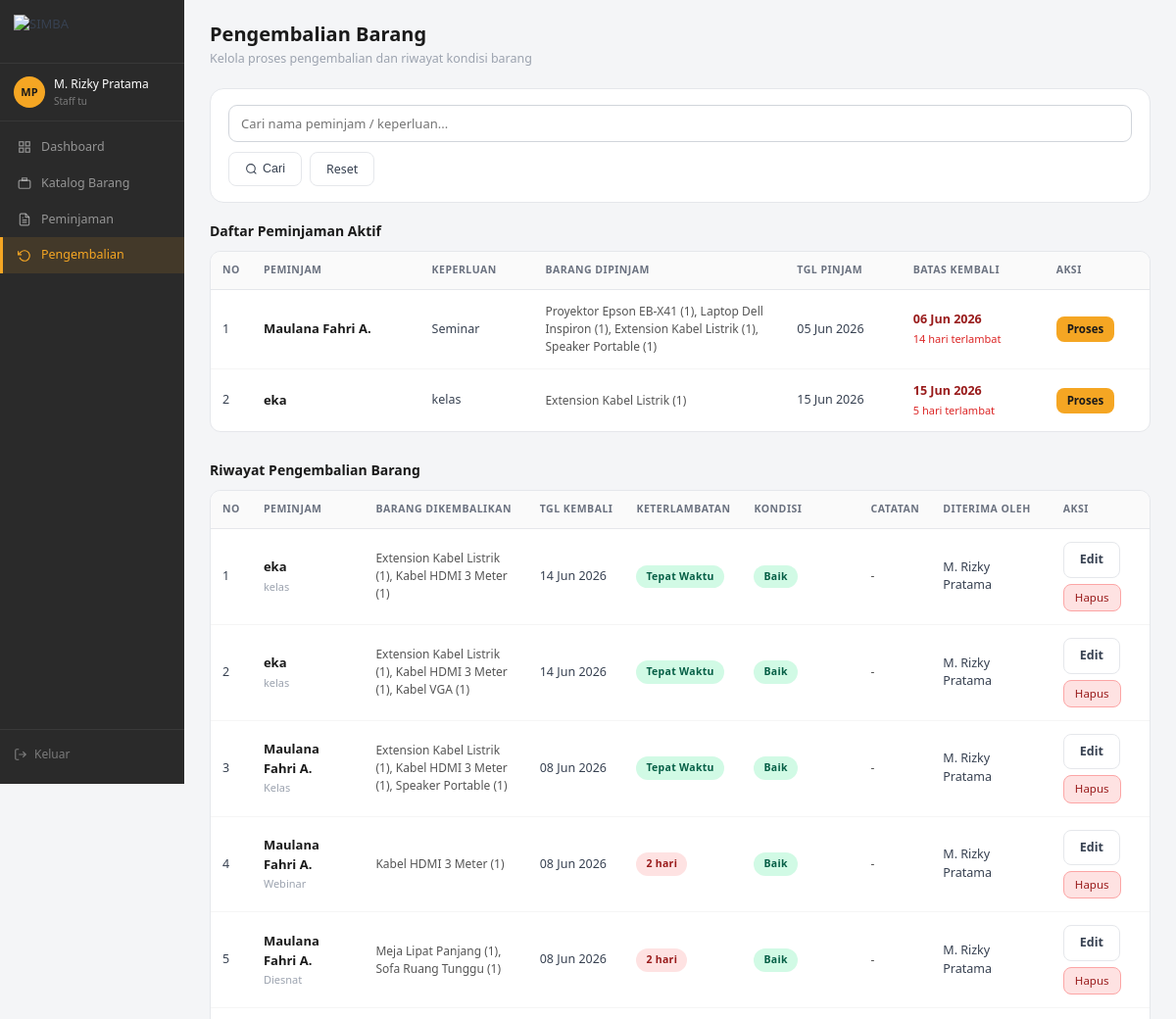
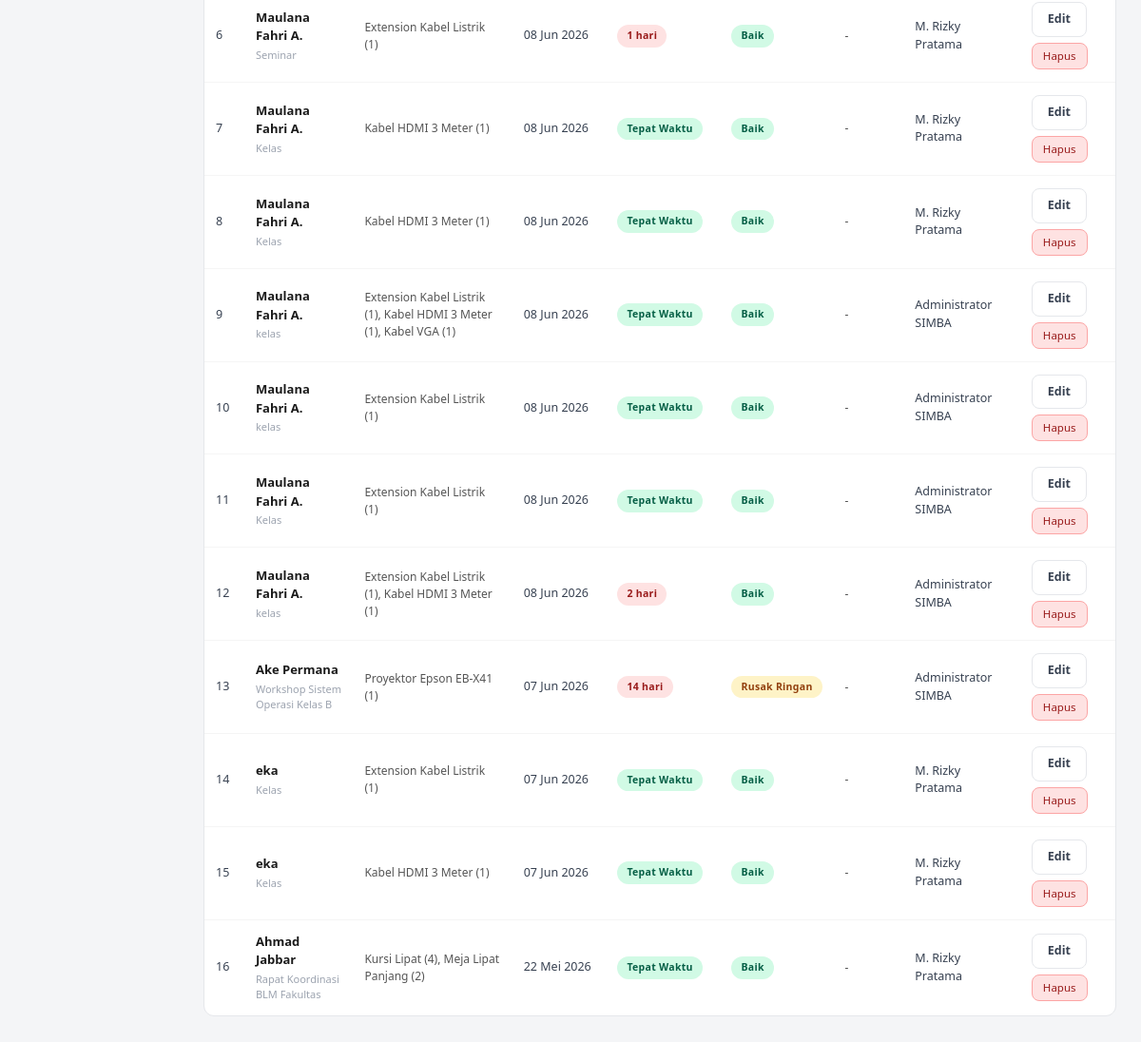
/pages/pengembalian/index.php (signed in), run on the app's committed database (2 pictures, top to bottom).
### tables this page shows
CREATE TABLE IF NOT EXISTS `pengajuan_peminjaman` (
  `id` int NOT NULL AUTO_INCREMENT,
  `id_peminjam` int NOT NULL,
  `keperluan` text NOT NULL,
  `tanggal_pinjam` date NOT NULL,
  `tanggal_kembali` date NOT NULL,
  `status` enum('menunggu','diverifikasi','disetujui','ditolak','aktif','selesai','dibatalkan') DEFAULT 'menunggu',
  `diverifikasi_oleh` int DEFAULT NULL,
  `disetujui_oleh` int DEFAULT NULL,
  `catatan_tolak` text,
  `dibuat_pada` timestamp NOT NULL DEFAULT CURRENT_TIMESTAMP,
  `diperbarui_pada` timestamp NOT NULL DEFAULT CURRENT_TIMESTAMP ON UPDATE CURRENT_TIMESTAMP,
  `file_surat` varchar(255) DEFAULT NULL COMMENT 'Untuk event himpunan/peminjaman alat berat',
  PRIMARY KEY (`id`),
  KEY `id_peminjam` (`id_peminjam`),
  KEY `diverifikasi_oleh` (`diverifikasi_oleh`),
  KEY `disetujui_oleh` (`disetujui_oleh`),
  CONSTRAINT `pengajuan_peminjaman_ibfk_1` FOREIGN KEY (`id_peminjam`) REFERENCES `users` (`id`),
  CONSTRAINT `pengajuan_peminjaman_ibfk_2` FOREIGN KEY (`diverifikasi_oleh`) REFERENCES `users` (`id`),
  CONSTRAINT `pengajuan_peminjaman_ibfk_3` FOREIGN KEY (`disetujui_oleh`) REFERENCES `users` (`id`)
);

CREATE TABLE IF NOT EXISTS `users` (
  `id` int NOT NULL AUTO_INCREMENT,
  `nama_pengguna` varchar(50) NOT NULL,
  `kata_sandi` varchar(255) NOT NULL,
  `nama_lengkap` varchar(100) NOT NULL,
  `email` varchar(100) NOT NULL,
  `peran` enum('admin','staff_tu','peminjam') NOT NULL,
  `aktif` tinyint(1) NOT NULL DEFAULT '1',
  `dibuat_pada` timestamp NOT NULL DEFAULT CURRENT_TIMESTAMP,
  PRIMARY KEY (`id`),
  UNIQUE KEY `nama_pengguna` (`nama_pengguna`),
  UNIQUE KEY `email` (`email`)
);

CREATE TABLE IF NOT EXISTS `pengembalian` (
  `id` int NOT NULL AUTO_INCREMENT,
  `id_peminjaman` int NOT NULL,
  `diterima_oleh` int NOT NULL,
  `tanggal_kembali` date NOT NULL,
  `hari_terlambat` int DEFAULT '0',
  `kondisi_kembali` enum('baik','rusak_ringan','rusak_berat') NOT NULL,
  `catatan_kerusakan` text,
  `dibuat_pada` timestamp NOT NULL DEFAULT CURRENT_TIMESTAMP,
  PRIMARY KEY (`id`),
  UNIQUE KEY `id_peminjaman` (`id_peminjaman`),
  KEY `diterima_oleh` (`diterima_oleh`),
  CONSTRAINT `pengembalian_ibfk_1` FOREIGN KEY (`id_peminjaman`) REFERENCES `pengajuan_peminjaman` (`id`),
  CONSTRAINT `pengembalian_ibfk_2` FOREIGN KEY (`diterima_oleh`) REFERENCES `users` (`id`)
);

### includes/auth_check.php (called while the page is built, shortened)
<?php
if (!function_exists('app_base_path')) {
    function app_base_path(): string {
        $script = str_replace('\\', '/', $_SERVER['SCRIPT_NAME'] ?? '');
        $pos = strpos($script, '/pages/');
        if ($pos !== false) {
            return rtrim(substr($script, 0, $pos), '/');
        }
        return rtrim(dirname($script), '/\\');
    }
}
if (!function_exists('app_url')) {
    function app_url(string $path = ''): string {
        $base = app_base_path();
        return $base . '/' . ltrim($path, '/');
    }
}

### includes/functions.php (called while the page is built, shortened)
<?php
function sanitasi(string $input): string {
    return htmlspecialchars(strip_tags(trim($input)));
}
function fmt_tgl(string $tgl): string {
    $bulan = ['', 'Jan', 'Feb', 'Mar', 'Apr', 'Mei', 'Jun',
              'Jul', 'Agu', 'Sep', 'Okt', 'Nov', 'Des'];
    [$y, $m, $d] = explode('-', $tgl);
    return "$d {$bulan[(int)$m]} $y";
}

### pages/pengembalian/index.php (the view, shortened to what this page needs)
<?php
require_once __DIR__ . '/../../config/koneksi.php';
require_once __DIR__ . '/../../includes/auth_check.php';
require_once __DIR__ . '/../../includes/functions.php';
$cari   = sanitasi($_GET['cari'] ?? '');
$where_aktif  = ['p.status = ?'];
$params_aktif = ['aktif'];
$types_aktif  = 's';
$where_aktif_sql = implode(' AND ', $where_aktif);
$sql_aktif = "SELECT p.id AS id_peminjaman, u.nama_lengkap AS nama_peminjam,
              p.keperluan, p.tanggal_pinjam, p.tanggal_kembali AS batas_kembali,
              GROUP_CONCAT(CONCAT(b.nama, ' (', dp.jumlah, ')') SEPARATOR ', ') AS detail_barang,
              DATEDIFF(CURDATE(), p.tanggal_kembali) AS hari_terlambat
              FROM pengajuan_peminjaman p
              JOIN users u ON p.id_peminjam = u.id
              JOIN detail_peminjaman dp ON dp.id_peminjaman = p.id
              JOIN barang b ON dp.id_barang = b.id
              WHERE $where_aktif_sql
              GROUP BY p.id
              ORDER BY p.tanggal_kembali ASC";
$stmt_aktif = $conn->prepare($sql_aktif);
$stmt_aktif->bind_param($types_aktif, ...$params_aktif);
$stmt_aktif->execute();
$rows_aktif = $stmt_aktif->get_result()->fetch_all(MYSQLI_ASSOC);
$where_r  = ['1=1'];
$where_r_sql = implode(' AND ', $where_r);
$sql_riwayat = "SELECT kr.id, u_peminjam.nama_lengkap AS nama_peminjam,
                u_petugas.nama_lengkap AS nama_petugas,
                kr.tanggal_kembali, kr.hari_terlambat, kr.kondisi_kembali, kr.catatan_kerusakan,
                p.keperluan,
                GROUP_CONCAT(CONCAT(b.nama, ' (', dp.jumlah, ')') SEPARATOR ', ') AS detail_barang
                FROM pengembalian kr
                JOIN pengajuan_peminjaman p ON kr.id_peminjaman = p.id
                JOIN users u_peminjam ON p.id_peminjam = u_peminjam.id
                JOIN users u_petugas ON kr.diterima_oleh = u_petugas.id
                JOIN detail_peminjaman dp ON dp.id_peminjaman = p.id
                JOIN barang b ON dp.id_barang = b.id
                WHERE $where_r_sql
                GROUP BY kr.id
                ORDER BY kr.tanggal_kembali DESC";
$stmt_r = $conn->prepare($sql_riwayat);
$stmt_r->execute();
$rows_riwayat = $stmt_r->get_result()->fetch_all(MYSQLI_ASSOC);
?>
<!DOCTYPE html>
<html lang="id">
<head>
    <link rel="stylesheet" href="<?= app_url('assets/css/style.css') ?>">
</head>
<body>
<div class="app-wrapper">
    <?php include __DIR__ . '/../../includes/sidebar.php'; ?>
    <main class="main-content">
        <div class="page-header">
            <div>
                <h2>Pengembalian Barang</h2>
                <p>Kelola proses pengembalian dan riwayat kondisi barang</p>
            </div>
        </div>
        <div class="filter-card">
            <form method="GET">
                <div class="filter-row">
                    <input type="text" name="cari" class="form-input" style="flex:1; min-width:200px"
                           placeholder="Cari nama peminjam / keperluan..."
                           value="<?= sanitasi($cari) ?>">
                </div>
                <div class="filter-actions">
                    <button type="submit" class="btn btn-outline">
                        <svg width="13" height="13" fill="none" stroke="currentColor" stroke-width="2" viewBox="0 0 24 24">
                            <circle cx="11" cy="11" r="8"/><line x1="21" y1="21" x2="16.65" y2="16.65"/>
                        </svg>
                        Cari
                    </button>
                    <a href="index.php" class="btn btn-outline">Reset</a>
                </div>
            </form>
        </div>
        <h3 style="font-size:14px; font-weight:700; color:#1a1a1a; margin:0 0 10px 0">Daftar Peminjaman Aktif</h3>
        <div class="card" style="padding:0; overflow:hidden; margin-bottom:28px">
            <div class="table-wrapper">
                <table class="table-modern">
                    <thead>
                        <tr>
                            <th style="width:40px">NO</th>
                            <th>PEMINJAM</th>
                            <th>KEPERLUAN</th>
                            <th>BARANG DIPINJAM</th>
                            <th>TGL PINJAM</th>
                            <th>BATAS KEMBALI</th>
                            <th>AKSI</th>
                        </tr>
                    </thead>
                    <tbody>
                    <?php if (empty($rows_aktif)): ?>
                        <tr>
                            <td colspan="7">
                                <div class="empty-state">
                                    <svg width="40" height="40" fill="none" stroke="currentColor" stroke-width="1.5" viewBox="0 0 24 24">
                                        <path d="M9 5H7a2 2 0 00-2 2v12a2 2 0 002 2h10a2 2 0 002-2V7a2 2 0 00-2-2h-2"/>
                                        <rect x="9" y="3" width="6" height="4" rx="1"/>
                                    </svg>
                                    <p>Tidak ada peminjaman aktif saat ini</p>
                                </div>
                            </td>
                        </tr>
                    <?php else: ?>
                        <?php foreach ($rows_aktif as $i => $row):
                            $terlambat = (int)$row['hari_terlambat'] > 0;
                        ?>
                        <tr>
                            <td><?= $i + 1 ?></td>
                            <td>
                                <div class="nama-peminjam"><?= sanitasi($row['nama_peminjam']) ?></div>
                            </td>
                            <td><?= sanitasi($row['keperluan']) ?></td>
                            <td style="max-width:200px; font-size:12px; color:#555"><?= sanitasi($row['detail_barang']) ?></td>
                            <td><?= fmt_tgl($row['tanggal_pinjam']) ?></td>
                            <td>
                                <span style="<?= $terlambat ? 'color:#991b1b;font-weight:600' : '' ?>">
                                    <?= fmt_tgl($row['batas_kembali']) ?>
                                </span>
                                <?php if ($terlambat): ?>
                                <div style="font-size:11px; color:#dc2626; margin-top:2px">
                                    <?= (int)$row['hari_terlambat'] ?> hari terlambat
                                </div>
                                <?php endif; ?>
                            </td>
                            <td>
                                <a href="form_pengembalian.php?id=<?= $row['id_peminjaman'] ?>" class="btn btn-primary btn-sm">
                                    Proses
                                </a>
                            </td>
                        </tr>
                        <?php endforeach; ?>
                    <?php endif; ?>
                    </tbody>
                </table>
            </div>
        </div>
        <h3 style="font-size:14px; font-weight:700; color:#1a1a1a; margin:0 0 10px 0">Riwayat Pengembalian Barang</h3>
        <div class="card" style="padding:0; overflow:hidden">
            <div class="table-wrapper">
                <table class="table-modern">
                    <thead>
                        <tr>
                            <th style="width:40px">NO</th>
                            <th>PEMINJAM</th>
                            <th>BARANG DIKEMBALIKAN</th>
                            <th>TGL KEMBALI</th>
                            <th>KETERLAMBATAN</th>
                            <th>KONDISI</th>
                            <th>CATATAN</th>
                            <th>DITERIMA OLEH</th>
                            <th>AKSI</th>
                        </tr>
                    </thead>
                    <tbody>
                    <?php if (empty($rows_riwayat)): ?>
                        <tr>
                            <td colspan="9">
                                <div class="empty-state">
                                    <svg width="40" height="40" fill="none" stroke="currentColor" stroke-width="1.5" viewBox="0 0 24 24">
                                        <path d="M14 2H6a2 2 0 00-2 2v16a2 2 0 002 2h12a2 2 0 002-2V8z"/>
                                        <polyline points="14 2 14 8 20 8"/>
                                    </svg>
                                    <p>Belum ada riwayat pengembalian</p>
                                </div>
                            </td>
                        </tr>
                    <?php else: ?>
                        <?php foreach ($rows_riwayat as $i => $rw): ?>
                        <tr>
                            <td><?= $i + 1 ?></td>
                            <td>
                                <div class="nama-peminjam"><?= sanitasi($rw['nama_peminjam']) ?></div>
                                <div class="role-mini"><?= sanitasi($rw['keperluan']) ?></div>
                            </td>
                            <td style="max-width:180px; font-size:12px; color:#555"><?= sanitasi($rw['detail_barang']) ?></td>
                            <td><?= fmt_tgl($rw['tanggal_kembali']) ?></td>
                            <td>
                                <?php if ((int)$rw['hari_terlambat'] > 0): ?>
                                <span class="badge badge-ditolak"><?= (int)$rw['hari_terlambat'] ?> hari</span>
                                <?php else: ?>
                                <span class="badge badge-selesai">Tepat Waktu</span>
                                <?php endif; ?>
                            </td>
                            <td>
                                <?php
                                $kondisi_label = ['baik' => 'Baik', 'rusak_ringan' => 'Rusak Ringan', 'rusak_berat' => 'Rusak Berat'];
                                $kondisi_class = ['baik' => 'badge-selesai', 'rusak_ringan' => 'badge-menunggu', 'rusak_berat' => 'badge-ditolak'];
                                $k = $rw['kondisi_kembali'];
                                ?>
                                <span class="badge <?= $kondisi_class[$k] ?? 'badge-aktif' ?>">
                                    <?= $kondisi_label[$k] ?? ucfirst($k) ?>
                                </span>
                            </td>
                            <td style="font-size:12px; color:#555"><?= sanitasi($rw['catatan_kerusakan'] ?: '-') ?></td>
                            <td><?= sanitasi($rw['nama_petugas']) ?></td>
                            <td>
                                <div style="display:flex; gap:6px; flex-wrap:wrap">
                                    <a href="edit_pengembalian.php?id=<?= $rw['id'] ?>" class="btn-detail">Edit</a>
                                    <a href="hapus_pengembalian.php?id=<?= $rw['id'] ?>"
                                       class="btn btn-danger btn-sm"
                                       onclick="return confirm('Yakin ingin menghapus data pengembalian ini? Status peminjaman akan kembali menjadi aktif.')">
                                       Hapus
                                    </a>
                                </div>
                            </td>
                        </tr>
                        <?php endforeach; ?>
                    <?php endif; ?>
                    </tbody>
                </table>
            </div>
        </div>
    </main>
</div>
</body>
</html>

### data on the page
pengajuan_peminjaman: id_peminjam.nama_lengkap "Maulana Fahri A.", keperluan "Seminar", detail_barang "Proyektor Epson EB-X41 (1), Laptop Dell Inspiron (1), Extension Kabel Listrik (1), Speaker Portable (1)", tanggal_pinjam "05 Jun 2026", tanggal_kembali "06 Jun 2026", hari_terlambat "14"
pengajuan_peminjaman: id_peminjam.nama_lengkap "eka", keperluan "kelas", detail_barang "Extension Kabel Listrik (1)", tanggal_pinjam "15 Jun 2026", tanggal_kembali "15 Jun 2026", hari_terlambat "5"
pengembalian: users.nama_lengkap "eka", id_peminjaman.keperluan "kelas", detail_barang "Extension Kabel Listrik (1), Kabel HDMI 3 Meter (1)", tanggal_kembali "14 Jun 2026", hari_terlambat "Tepat Waktu", kondisi_kembali "Baik", catatan_kerusakan "-", diterima_oleh.nama_lengkap "M. Rizky Pratama"
pengembalian: users.nama_lengkap "eka", id_peminjaman.keperluan "kelas", detail_barang "Extension Kabel Listrik (1), Kabel HDMI 3 Meter (1), Kabel VGA (1)", tanggal_kembali "14 Jun 2026", hari_terlambat "Tepat Waktu", kondisi_kembali "Baik", catatan_kerusakan "-", diterima_oleh.nama_lengkap "M. Rizky Pratama"
pengembalian: users.nama_lengkap "Maulana Fahri A.", id_peminjaman.keperluan "Kelas", detail_barang "Extension Kabel Listrik (1), Kabel HDMI 3 Meter (1), Speaker Portable (1)", tanggal_kembali "08 Jun 2026", hari_terlambat "Tepat Waktu", kondisi_kembali "Baik", catatan_kerusakan "-", diterima_oleh.nama_lengkap "M. Rizky Pratama"
pengembalian: users.nama_lengkap "Maulana Fahri A.", id_peminjaman.keperluan "Webinar", detail_barang "Kabel HDMI 3 Meter (1)", tanggal_kembali "08 Jun 2026", hari_terlambat "2", kondisi_kembali "Baik", catatan_kerusakan "-", diterima_oleh.nama_lengkap "M. Rizky Pratama"
pengembalian: users.nama_lengkap "Maulana Fahri A.", id_peminjaman.keperluan "Diesnat", detail_barang "Meja Lipat Panjang (1), Sofa Ruang Tunggu (1)", tanggal_kembali "08 Jun 2026", hari_terlambat "2", kondisi_kembali "Baik", catatan_kerusakan "-", diterima_oleh.nama_lengkap "M. Rizky Pratama"
pengembalian: users.nama_lengkap "Maulana Fahri A.", id_peminjaman.keperluan "Seminar", detail_barang "Extension Kabel Listrik (1)", tanggal_kembali "08 Jun 2026", hari_terlambat "1", kondisi_kembali "Baik", catatan_kerusakan "-", diterima_oleh.nama_lengkap "M. Rizky Pratama"
pengembalian: users.nama_lengkap "Maulana Fahri A.", id_peminjaman.keperluan "Kelas", detail_barang "Kabel HDMI 3 Meter (1)", tanggal_kembali "08 Jun 2026", hari_terlambat "Tepat Waktu", kondisi_kembali "Baik", catatan_kerusakan "-", diterima_oleh.nama_lengkap "M. Rizky Pratama"
pengembalian: users.nama_lengkap "Maulana Fahri A.", id_peminjaman.keperluan "Kelas", detail_barang "Kabel HDMI 3 Meter (1)", tanggal_kembali "08 Jun 2026", hari_terlambat "Tepat Waktu", kondisi_kembali "Baik", catatan_kerusakan "-", diterima_oleh.nama_lengkap "M. Rizky Pratama"
pengembalian: users.nama_lengkap "Maulana Fahri A.", id_peminjaman.keperluan "kelas", detail_barang "Extension Kabel Listrik (1), Kabel HDMI 3 Meter (1), Kabel VGA (1)", tanggal_kembali "08 Jun 2026", hari_terlambat "Tepat Waktu", kondisi_kembali "Baik", catatan_kerusakan "-", diterima_oleh.nama_lengkap "Administrator SIMBA"
pengembalian: users.nama_lengkap "Maulana Fahri A.", id_peminjaman.keperluan "kelas", detail_barang "Extension Kabel Listrik (1)", tanggal_kembali "08 Jun 2026", hari_terlambat "Tepat Waktu", kondisi_kembali "Baik", catatan_kerusakan "-", diterima_oleh.nama_lengkap "Administrator SIMBA"
pengembalian: users.nama_lengkap "Maulana Fahri A.", id_peminjaman.keperluan "Kelas", detail_barang "Extension Kabel Listrik (1)", tanggal_kembali "08 Jun 2026", hari_terlambat "Tepat Waktu", kondisi_kembali "Baik", catatan_kerusakan "-", diterima_oleh.nama_lengkap "Administrator SIMBA"
pengembalian: users.nama_lengkap "Maulana Fahri A.", id_peminjaman.keperluan "kelas", detail_barang "Extension Kabel Listrik (1), Kabel HDMI 3 Meter (1)", tanggal_kembali "08 Jun 2026", hari_terlambat "2", kondisi_kembali "Baik", catatan_kerusakan "-", diterima_oleh.nama_lengkap "Administrator SIMBA"
pengembalian: users.nama_lengkap "Ake Permana", id_peminjaman.keperluan "Workshop Sistem Operasi Kelas B", detail_barang "Proyektor Epson EB-X41 (1)", tanggal_kembali "07 Jun 2026", hari_terlambat "14", kondisi_kembali "Rusak Ringan", catatan_kerusakan "-", diterima_oleh.nama_lengkap "Administrator SIMBA"
pengembalian: users.nama_lengkap "eka", id_peminjaman.keperluan "Kelas", detail_barang "Extension Kabel Listrik (1)", tanggal_kembali "07 Jun 2026", hari_terlambat "Tepat Waktu", kondisi_kembali "Baik", catatan_kerusakan "-", diterima_oleh.nama_lengkap "M. Rizky Pratama"
pengembalian: users.nama_lengkap "eka", id_peminjaman.keperluan "Kelas", detail_barang "Kabel HDMI 3 Meter (1)", tanggal_kembali "07 Jun 2026", hari_terlambat "Tepat Waktu", kondisi_kembali "Baik", catatan_kerusakan "-", diterima_oleh.nama_lengkap "M. Rizky Pratama"
pengembalian: users.nama_lengkap "Ahmad Jabbar", id_peminjaman.keperluan "Rapat Koordinasi BLM Fakultas", detail_barang "Kursi Lipat (4), Meja Lipat Panjang (2)", tanggal_kembali "22 Mei 2026", hari_terlambat "Tepat Waktu", kondisi_kembali "Baik", catatan_kerusakan "-", diterima_oleh.nama_lengkap "M. Rizky Pratama"

### other printed values
$inisial "MP"
$nama "M. Rizky Pratama"
str_replace('_', ' ', $peran) "Staff tu"
